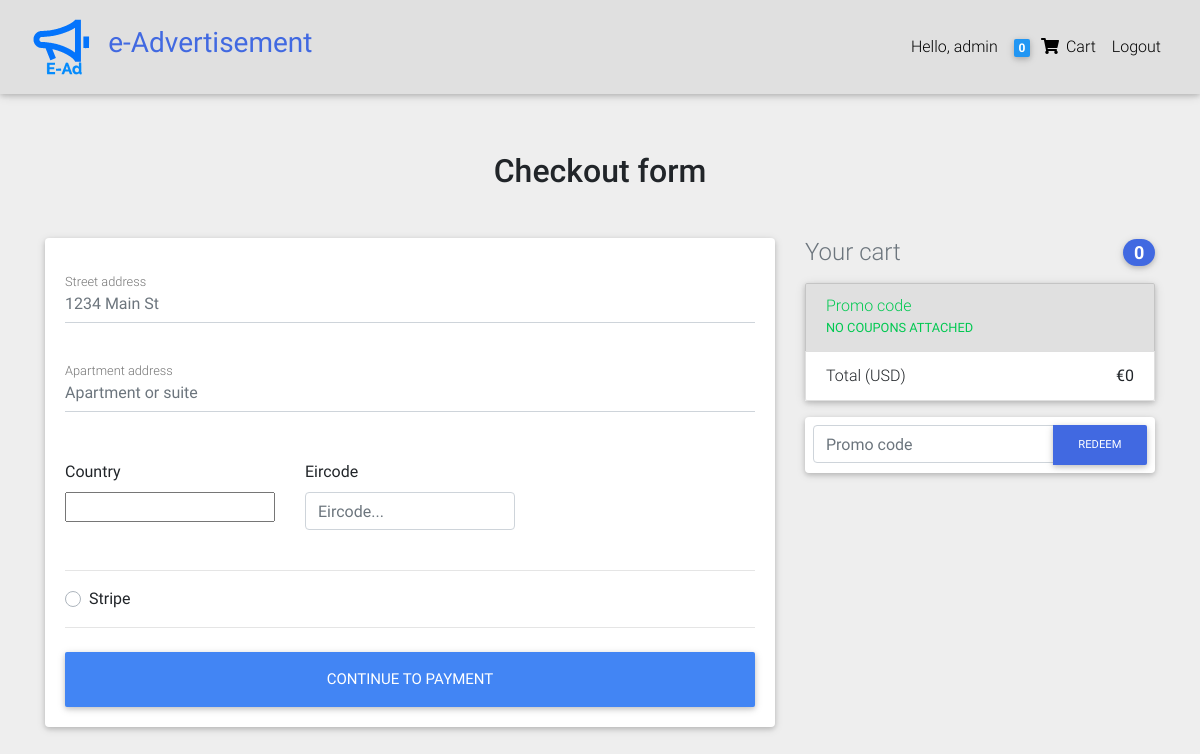
/checkout/ (signed in), run on an earlier commit of the app's database.
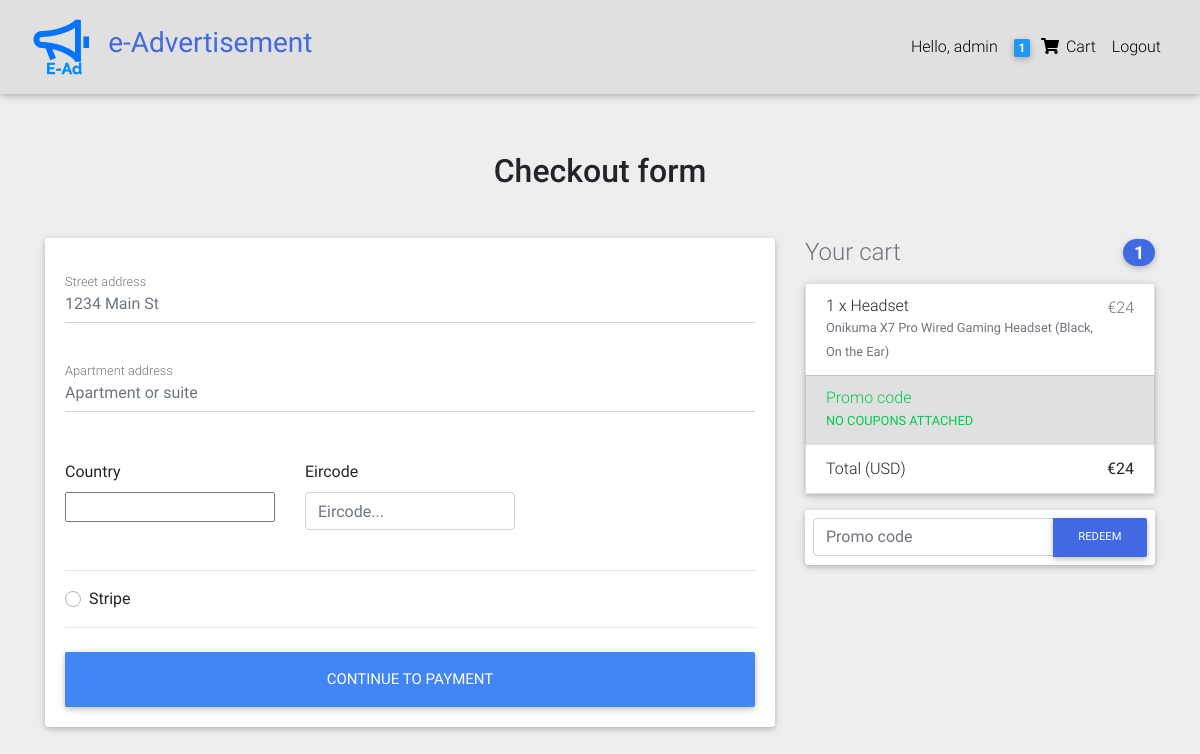
And on a later commit of the database.
### catalog/models.py (models this page shows, shortened)
class Order(models.Model):
    user = models.ForeignKey(User, on_delete=models.CASCADE)
    items = models.ManyToManyField(OrderItem)
    address = models.ForeignKey(
        "Address", on_delete=models.SET_NULL, blank=True, null=True)
    payment = models.ForeignKey(
        "Payment", on_delete=models.SET_NULL, blank=True, null=True)
    coupon = models.ForeignKey(
        "Coupon", on_delete=models.SET_NULL, blank=True, null=True)
    ordered = models.BooleanField(default=False)
    start_date = models.DateTimeField(auto_now_add=True)
    ordered_date = models.DateTimeField()
    def get_total(self):
        total = 0
        for order_item in self.items.all():
            total += order_item.get_final_price()
        if self.coupon:
            total -= self.coupon.amount
        return total

class OrderItem(models.Model):
    user = models.ForeignKey(User, on_delete=models.CASCADE)
    item = models.ForeignKey(Item, on_delete=models.CASCADE)
    ordered = models.BooleanField(default=False)
    quantity = models.IntegerField(default=1)
    def get_total_item_discount_price(self):
        return self.quantity * self.item.discount_price
    def get_final_price(self):
        if self.item.discount_price:
            return self.get_total_item_discount_price()
        return self.get_total_item_price()

class Item(models.Model):
    title = models.CharField(max_length=200)
    price = models.IntegerField()
    discount_price = models.IntegerField(blank=True, null=True)
    slug = models.SlugField()
    status = models.CharField(max_length=200)
    category = models.CharField(choices=CATEGORY_CHOICES, max_length=2)
    label = models.CharField(choices=LABEL_CHOICES, max_length=2)
    description = models.TextField()
    image = models.ImageField(default='default.jpg', upload_to='productImages')

### catalog/views.py (the view, shortened to what this page needs)
# urls.py: path('checkout/', CheckoutView.as_view(), name='checkout'),
class CheckoutView(View):
    def get(self, *args, **kwargs):
        csv = csvlogger()
        csv.write_log("Debug", debug="CheckoutView - get - function Start", is_debug_mode_on=debug_mode)
        order = Order.objects.get(user=self.request.user, ordered=False)
        coupon_form = CouponForm()
        form = AddressForm()
        context = {
            'form': form,
            'order': order,
            'coupon_form': coupon_form,
            "DISPLAY_COUPON_FORM": True
        }
        csv.write_log("Debug", debug="CheckoutView - get - function Exit", is_debug_mode_on=debug_mode)
        return render(self.request, 'checkout.html', context)

### catalog/forms.py
class AddressForm(forms.Form):
    street_address = forms.CharField()
    apartment_address = forms.CharField()
    country = CountryField(blank_label="Select country").formfield(widget=CountrySelectWidget(attrs={
        "class": "custom-select d-block w-100"
    }))
    zip = forms.CharField(required=False)
    save_info = forms.BooleanField(required=False)
    use_default = forms.BooleanField(required=False)
    payment_option = forms.ChoiceField(
        widget=forms.RadioSelect(), choices=PAYMENT_CHOICES)

class CouponForm(forms.Form):
    code = forms.CharField(widget=forms.TextInput(attrs={
        'class': "form-control",
        'placeholder': "Promo code",
        'aria-label ': "Recipient's username",
        'aria-describedby': "basic-addon2"
    }), max_length=50)

### catalog/templatetags/cart_template_tags.py (called while the page is built)
@register.filter
def cart_item_count(user):
    if user.is_authenticated:
        qs = Order.objects.filter(user=user, ordered=False)
        if qs.exists():
            order = qs[0]
            return order.items.count()
    return 0

### templates/checkout.html (shortened to what this page needs)
{% extends 'base.html' %}
{% load crispy_forms_tags %}
{% block content %}
<main class="mt-5 pt-4">
  <div class="container wow fadeIn">
    <h2 class="my-5 h2 text-center">Checkout form</h2>
    <div class="row">
      <div class="col-md-8 mb-4">
        <div class="card">
          <form class="card-body" method="POST">
            <div class="md-form mb-5">
              <input type="text" name="street_address" id="street_address" class="form-control" placeholder="1234 Main St" required>
              <label for="street_address" class="">Street address</label>
            </div>
            <div class="md-form mb-5">
              <input type="text" name="apartment_address" id="apartment_address" class="form-control" placeholder="Apartment or suite" required>
              <label for="apartment_address" class="">Apartment address</label>
            </div>
            <div class="row">
              <div class="col-lg-4 col-md-12 mb-4">
                <label for="country">Country</label>
                {{form.country}}
              </div>
              <div class="col-lg-4 col-md-6 mb-4">
                <label for="zip">Eircode</label>
                <input type="text" name="Eircode" class="form-control" id="zip" placeholder="Eircode..." >
              </div>
            </div>
            <hr>
            <div class="d-block my-3">
              <div class="custom-control custom-radio">
                <label class="custom-control-label" for="stripe">Stripe</label>
              </div>
            </div>
            <hr class="mb-4">
            <button class="btn btn-primary btn-lg btn-block" type="submit">Continue to Payment</button>
          </form>
        </div>
      </div>
      <div class="col-md-4 mb-4">
        {% include "snippet.html" %}
      </div>
    </div>
  </div>
</main>
{% endblock content %}

### templates/base.html (shortened to what this page needs)
{% load static %}
{% load cart_template_tags %}
<!DOCTYPE html>
<html lang="en">
<head>
  <link rel="stylesheet" href="https://use.fontawesome.com/releases/v5.11.2/css/all.css">
  <link href="{% static 'css/bootstrap.min.css' %}" rel="stylesheet">
  <link href="{% static 'css/mdb.min.css' %}" rel="stylesheet">
  <link href="{% static 'css/style.min.css' %}" rel="stylesheet">
</head>
<body style="background-color: #EEE;">
<nav class="navbar fixed-top navbar-expand-lg navbar-light bg-light scrolling-navbar">
<div class="container-fluid">
    <a class="navbar-brand waves-effect" href="{% url 'home' %}">
      <img class="ml-0 pl-0" style="height: 60px;" src="{% static 'logo-black.svg' %}" alt="Logo">
    </a>
    <h3 style="color:royalblue;"><strong>e-Advertisement</strong></h3>
    <div class="collapse navbar-collapse" id="navbarSupportedContent">
    <ul class="navbar-nav nav-flex-icons">
      {% if request.user.is_authenticated %}
        <li class="nav-item">
          <a class="nav-link waves-effect" href="#">Hello, {{request.user.username}}
          </a>
        </li>
        <li class="nav-item">
        <a href="{% url 'order_summary' %}" class="nav-link waves-effect">
            <span class="badge blue z-depth-1 mr-1">{{ request.user|cart_item_count}}</span>
            <i class="fas fa-shopping-cart"></i>
            <span class="clearfix d-none d-sm-inline-block"> Cart </span>
        </a>
        </li>
         <li class="nav-item">
          <a class="nav-link waves-effect" href="{% url 'account_logout' %}">Logout
          </a>
        </li>
      {% endif %}
    </ul>
    </div>
</div>
</nav>
<div class="p-3 text-center"></div>
{% block content %}
{% endblock content %}
</body>
</html>

### templates/snippet.html (shortened to what this page needs)
<h4 class="d-flex justify-content-between align-items-center mb-3">
  <span class="text-muted">Your cart</span>
  <span class="badge badge-secondary badge-pill" style="background-color: royalblue!important;">{{order.items.count}}</span>
</h4>
<ul class="list-group mb-3 z-depth-1">
  {% for order_item in order.items.all %}
  <li class="list-group-item d-flex justify-content-between lh-condensed">
    <div>
      <h6 class="my-0">{{order_item.quantity}} x {{order_item.item.title}}</h6>
      <small class="text-muted">{{order_item.item.description}}</small>
    </div>
    <span class="text-muted">€{{order_item.get_final_price}}</span>
  </li>
  {% endfor %}
  {% if order.coupon %}
  <li class="list-group-item d-flex justify-content-between bg-light">
    <div class="text-success">
      <h6 class="my-0">Promo code</h6>
      <small>{{order.coupon.code}}</small>
    </div>
    <span class="text-success">-€{{order.coupon.amount}}</span>
  </li>
  {% else %}
  <li class="list-group-item d-flex justify-content-between bg-light">
    <div class="text-success">
      <h6 class="my-0">Promo code</h6>
      <small>NO COUPONS ATTACHED</small>
    </div>
  </li>
  {% endif %}
  <li class="list-group-item d-flex justify-content-between">
    <span>Total (USD)</span>
    <strong>€{{order.get_total}}</strong>
  </li>
</ul>
{% if DISPLAY_COUPON_FORM %}
<form class="card p-2" action="{% url 'add_coupon' %}" method="POST">
  <div class="input-group">
    {{coupon_form.code}}
    <div class="input-group-append">
      <button class="btn btn-secondary btn-md waves-effect m-0" style="background-color: royalblue!important;" type="submit">
        Redeem
      </button>
    </div>
  </div>
</form>
{% endif %}

What changed in the data, as far as the page shows it:
changed Order: items.count "0" → "1"; get_total "0" → "24"
added OrderItem: quantity "1", item "Headset", item.description "Onikuma X7 Pro Wired Gaming Headset (Black, On the Ear)", get_final_price "24"
Also different on the page:
{{ request.user|cart_item_count }}: "0" → "1"
